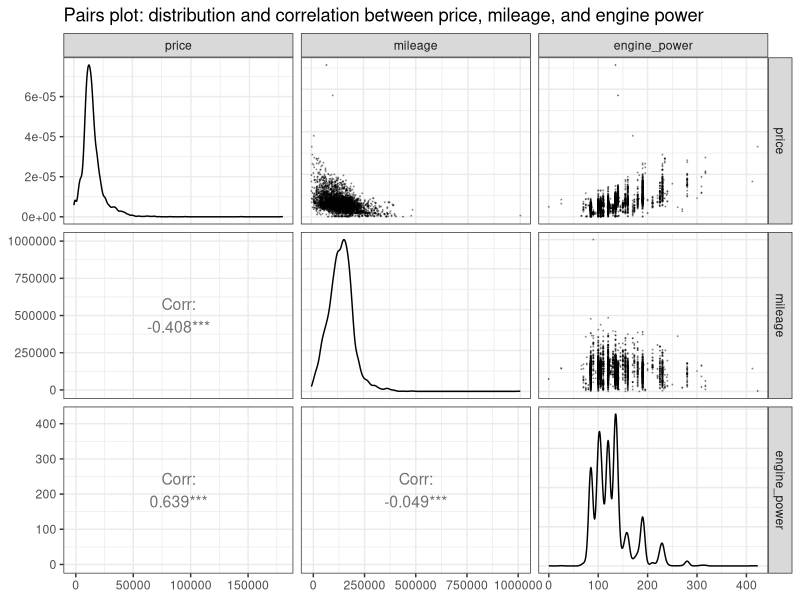
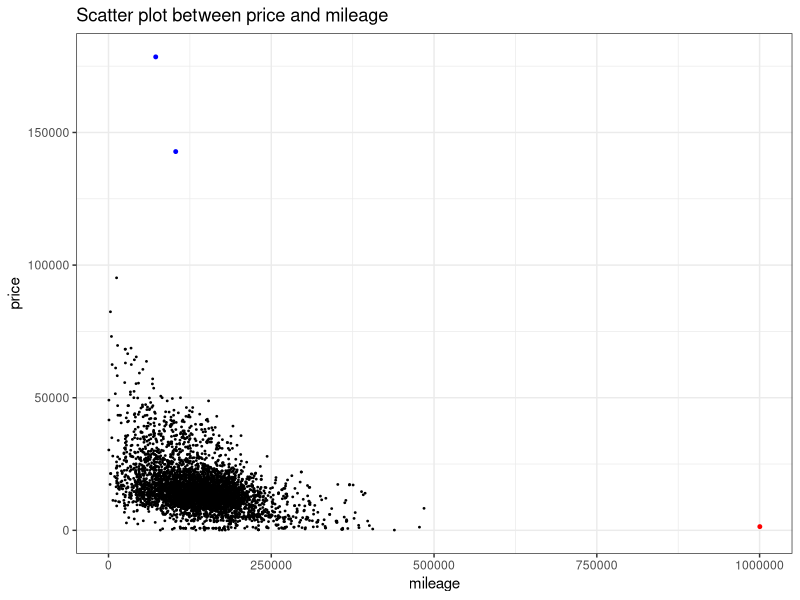

Here is the R script that generated these plots, in order:
## ---- chunk 1
knitr::opts_chunk$set(echo = TRUE)
## ---- chunk 2
setwd("/Users/mengyaow/Desktop/Graduate/MA575/Lab_project/project2")

library(ggplot2)
library(GGally)
## ---- chunk 3
dat_bmw <- read.csv("./BMWpricing_updated.csv")
#summary(dat_bmw)
## ---- chunk 4
dat_bmw[dat_bmw$mileage < 0, "mileage"] <- NA

dat_bmw$mileage <- as.numeric(dat_bmw$mileage)
dat_bmw$engine_power <- as.numeric(dat_bmw$engine_power)
dat_bmw$price <- as.numeric(dat_bmw$price)
## ---- chunk 5
dat_bmw2 <- dat_bmw[,c("price", "mileage", "engine_power")]
dat_bmw2 <- dat_bmw2[complete.cases(dat_bmw2),]
ggpairs(dat_bmw2,
        upper=list(continuous=wrap("points", alpha=0.3, size=0.1)),
        lower=list(continuous=wrap('cor', size=4))) +
  labs(title = "Pairs plot: distribution and correlation between price, mileage, and engine power") +
  theme_bw()
## ---- chunk 6
ggplot(data = dat_bmw2, mapping = aes(x = mileage, y = price)) +
  geom_point(pch=19, cex=0.3) +
  geom_point(data = subset(dat_bmw2, mileage > 500000), mapping = aes(x = mileage, y = price), pch=19, cex=1, color = "red") +
  geom_point(data = subset(dat_bmw2, price > 100000), mapping = aes(x = mileage, y = price), pch=19, cex=1, color = "blue") +
  labs(title = "Scatter plot between price and mileage") +
  theme_bw()
## ---- chunk 7
mod1 <- lm(price ~ mileage, data = dat_bmw2)
summary(mod1)
